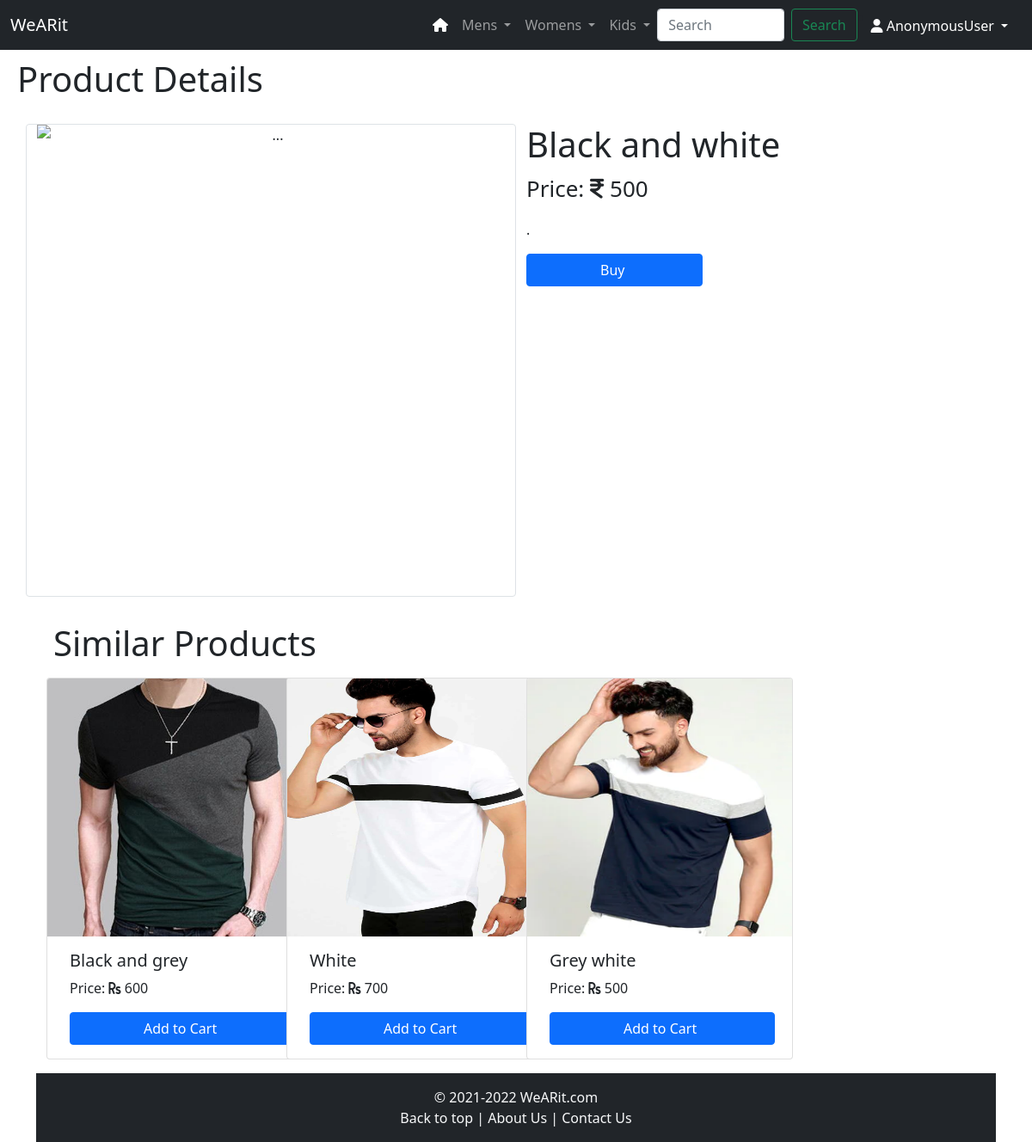
The page /ecom/prodar1/13/Mens on the database its author committed.
### ecom/models.py (models this page shows, shortened)
class Product(models.Model):
    product_id = models.AutoField
    product_name = models.CharField(max_length=50)
    category = models.CharField(max_length=50,default="")
    subcategory = models.CharField(max_length=50,default="")
    price = models.IntegerField(default=0)
    desc = models.CharField(max_length=300)
    pub_date = models.DateField()
    image = models.ImageField(upload_to="images",default="")

### ecom/views.py (the view)
# urls.py: path('ecom/prodar1/<int:myid>/<slug:mycategory>',views.prodar1,name='ProdAr1'),
def prodar1(request,myid,mycategory):
    products = Product.objects.filter(id=myid)
    similar_products = Product.objects.filter(
        category=mycategory).exclude(id=myid)
    return render(request, 'productviewar1.html', {'product': products[0], 'related': similar_products})

### templates/productviewar1.html (shortened to what this page needs)
{% extends 'basic.html' %}
{% load cart %}
{% block body %}
<h1 class="head" style="margin-left: 20px;padding-bottom: 20px;padding-top: 10px;">Product Details</h1>
<div class="container">
  <div class="row">
    <div class="col-sm-12 col-md-5 col-lg-6 col-xl-6 text-center">
      <div class="row">
        <img src="{% url 'video_feed' %}" class="pimg card-img-top border rounded" width="400px" height="550px" alt="...">
      </div>
    </div>
    <div class="col-sm-12 col-md-6 col-xl-6">
      <h1 class="text-truncate" style="font-size: 40px;">{{product.product_name}}<br>
      </h1>
      <p style="font-size: 26px;">Price: <i class="fa fa-rupee"></i> {{product.price}}&nbsp;</p>
      <p>{{product.desc}}</p>
      <div class="row g-2">
      {% if product|is_in_cart:request.session.cart %}
      <input type="submit" class="buy btn btn-success col-4 me-5" disabled value="Added to Cart">
      {% else %}
      <form action="/ecom/addtocart/#{{product.id}}" method="post" class="b col-6">
        <input type="submit" class="buy btn btn-primary btn-block" value="Buy"
          style="padding-left: 85px;padding-right:90px;">
      </form>
      {% endif %}
    </div>
  </div>
</div>
<h1 class="head1" style="margin-left: 20px;padding-top: 30px;">Similar Products</h1>
<div class="container-fluid mr-1 me-1 my-3">
  <div class="row">
    {% for i in related %}
    <div class="col-xs-3 col-sm-1 col-md-3">
      <div class="card" style="width: 310px;">
        <a href="/ecom/productview/{{i.id}}/{{i.category}}"><img src="/media/{{i.image}}" class="card-img-top" alt="..."
            style="height: 300px;"></a>
        <div class="card-body">
          <h5 class="card-title" id="namepr{{i.id}}" style="margin-left: 10px;">{{i.product_name}}</h5>
          <p class="card-text" style="margin-left: 10px;">Price: <i class="fas fa-rupee-sign"></i> {{i.price}}</p>
          {% if i|is_in_cart:request.session.cart %}
          <input type="submit" class="btn btn-success btn-block" disabled value="Added to Cart"
            style="margin-left: 10px;margin-right: 10px;padding-left: 75px;padding-right:83px;">
          {% else %}
          <form action="/ecom/addtocart/#{{i.id}}" method="post">
            <input type="submit" class="btn btn-primary btn-block" value="Add to Cart"
              style="margin-left: 10px;margin-right: 10px;padding-left: 85px;padding-right:90px;">
          </form>
          {% endif %}
        </div>
      </div>
    </div>
    {% endfor %}
  </div>
</div>
{% endblock%}

### rows shown on the page
Product: product_name "Black and white", price "500", desc "."
Product: image (picture), product_name "Black and grey", price "600"
Product: image (picture), product_name "White", price "700"
Product: image (picture), product_name "Grey white", price "500"

### other values the page prints
{{ request.user }} "AnonymousUser"
